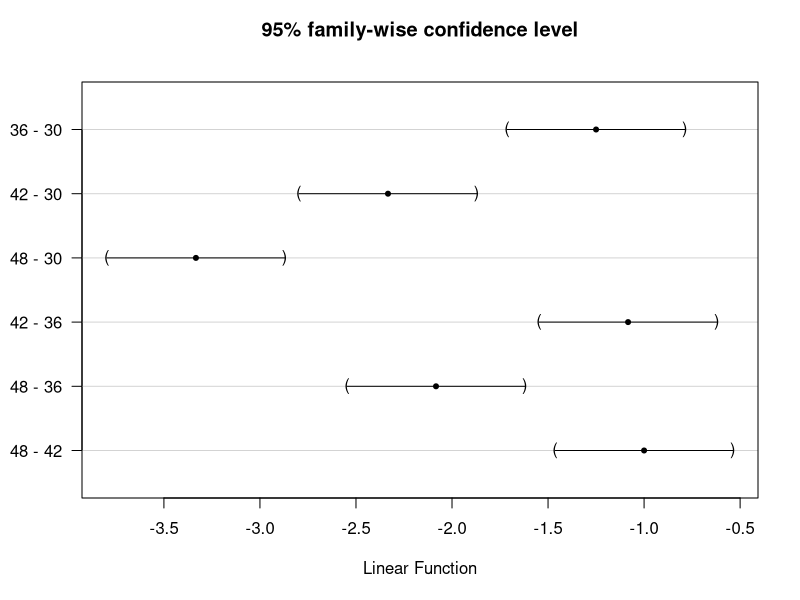

This chart was generated by the following R code:
## ----meatData,size='scriptsize'------------------------------------------
meatData <- read.csv("meatData.csv")
str(meatData)

## ----factors,size='footnotesize'-----------------------------------------
meatData$time <- factor(meatData$time)
meatData$carcass <- factor(meatData$carcass)
meatData$roast <- factor(meatData$roast)

## ----aov1,size='footnotesize'--------------------------------------------
aov.meat1 <- aov(Wbscore ~ tenderizer * time + carcass +
                 Error(roast), data=meatData)

## ----saov1,size='scriptsize'---------------------------------------------
summary(aov.meat1)

## ----lme1,size='footnotesize'--------------------------------------------
library(nlme)
lme.meat1 <- lme(Wbscore ~ tenderizer*time, data=meatData,
    correlation=corCompSymm(), # To make results same as aov()
    random = ~1|carcass/roast)


## ----alme1,size='footnotesize'-------------------------------------------
anova(lme.meat1)

## ----lmePVC,size='tiny'--------------------------------------------------
lme.meatP <- lme(Wbscore ~ time, data=meatData, random = ~1|carcass/roast,
                 correlation=corCompSymm(), subset=tenderizer=="P")
lme.meatV <- lme(Wbscore ~ time, data=meatData, random = ~1|carcass/roast,
                 correlation=corCompSymm(), subset=tenderizer=="V")
lme.meatC <- lme(Wbscore ~ time, data=meatData, random = ~1|carcass/roast,
                 correlation=corCompSymm(), subset=tenderizer=="C")

## ----almePVC,size='tiny'-------------------------------------------------
anova(lme.meatP, Terms="time")
anova(lme.meatV, Terms="time")
anova(lme.meatC, Terms="time")

## ----tuk,size='tiny'-----------------------------------------------------
# install.packages("multcomp")
library(multcomp)
mcP <- glht(lme.meatP, linfct=mcp(time="Tukey"))
summary(mcP)
# confint(mcP)
# plot(mcP)

## ----mcp,include=FALSE,fig.width=8,fig.height=6--------------------------
plot(mcP) # Should do this for the other 2 levels of tenderizer too
